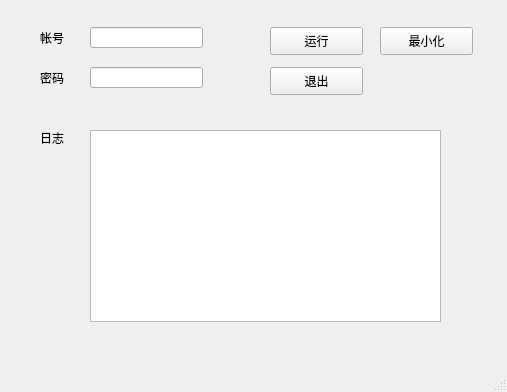
<?xml version="1.0" encoding="UTF-8"?>
<ui version="4.0">
 <class>MainWindow</class>
 <widget class="QMainWindow" name="MainWindow">
  <property name="geometry">
   <rect>
    <x>0</x>
    <y>0</y>
    <width>507</width>
    <height>392</height>
   </rect>
  </property>
  <property name="windowTitle">
   <string>SNNU Connect</string>
  </property>
  <property name="toolButtonStyle">
   <enum>Qt::ToolButtonIconOnly</enum>
  </property>
  <widget class="QWidget" name="centralwidget">
   <widget class="QPushButton" name="pushButton">
    <property name="geometry">
     <rect>
      <x>270</x>
      <y>27</y>
      <width>93</width>
      <height>28</height>
     </rect>
    </property>
    <property name="text">
     <string>运行</string>
    </property>
   </widget>
   <widget class="QPushButton" name="pushButton_2">
    <property name="geometry">
     <rect>
      <x>270</x>
      <y>67</y>
      <width>93</width>
      <height>28</height>
     </rect>
    </property>
    <property name="text">
     <string>退出</string>
    </property>
   </widget>
   <widget class="QLineEdit" name="lineEdit">
    <property name="geometry">
     <rect>
      <x>90</x>
      <y>27</y>
      <width>113</width>
      <height>21</height>
     </rect>
    </property>
   </widget>
   <widget class="QLineEdit" name="lineEdit_2">
    <property name="geometry">
     <rect>
      <x>90</x>
      <y>67</y>
      <width>113</width>
      <height>21</height>
     </rect>
    </property>
    <property name="echoMode">
     <enum>QLineEdit::Password</enum>
    </property>
   </widget>
   <widget class="QLabel" name="label">
    <property name="geometry">
     <rect>
      <x>40</x>
      <y>30</y>
      <width>72</width>
      <height>15</height>
     </rect>
    </property>
    <property name="text">
     <string>帐号</string>
    </property>
   </widget>
   <widget class="QLabel" name="label_2">
    <property name="geometry">
     <rect>
      <x>40</x>
      <y>70</y>
      <width>72</width>
      <height>15</height>
     </rect>
    </property>
    <property name="text">
     <string>密码</string>
    </property>
   </widget>
   <widget class="QTextBrowser" name="textBrowser">
    <property name="geometry">
     <rect>
      <x>90</x>
      <y>130</y>
      <width>351</width>
      <height>192</height>
     </rect>
    </property>
   </widget>
   <widget class="QLabel" name="label_3">
    <property name="geometry">
     <rect>
      <x>40</x>
      <y>130</y>
      <width>72</width>
      <height>15</height>
     </rect>
    </property>
    <property name="text">
     <string>日志</string>
    </property>
   </widget>
   <widget class="QPushButton" name="pushButton_3">
    <property name="geometry">
     <rect>
      <x>380</x>
      <y>27</y>
      <width>93</width>
      <height>28</height>
     </rect>
    </property>
    <property name="text">
     <string>最小化</string>
    </property>
   </widget>
  </widget>
  <widget class="QMenuBar" name="menubar">
   <property name="geometry">
    <rect>
     <x>0</x>
     <y>0</y>
     <width>507</width>
     <height>26</height>
    </rect>
   </property>
  </widget>
  <widget class="QStatusBar" name="statusbar"/>
 </widget>
 <resources/>
 <connections/>
</ui>
